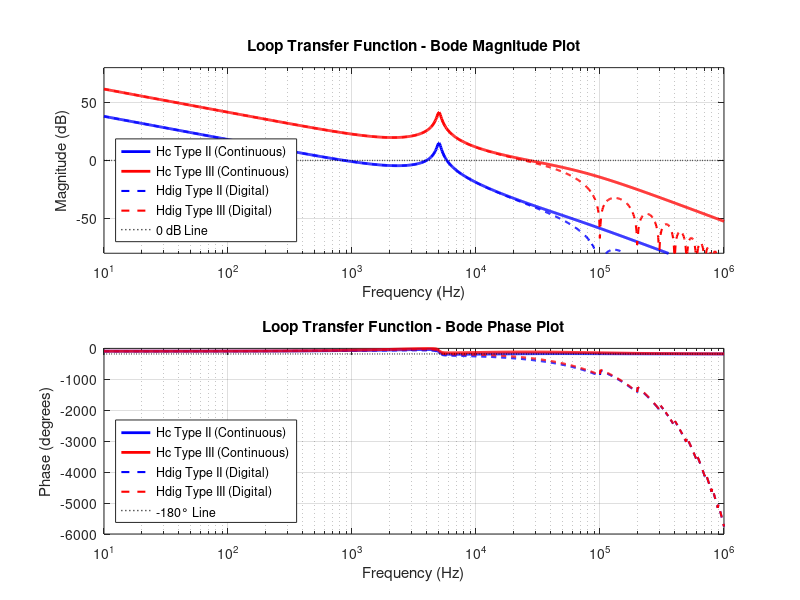
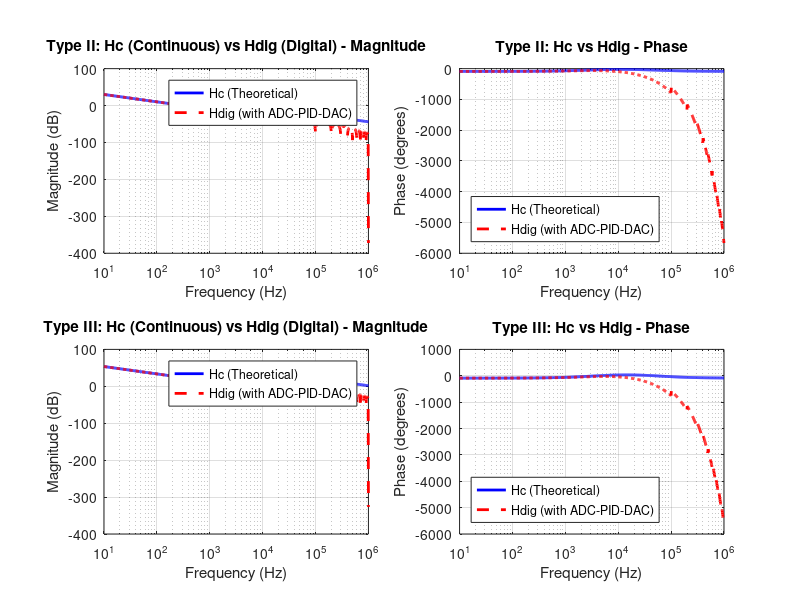

Reproduce these figures in MATLAB, in order.
%% Peak Current Mode DC-DC Converter Loop Transfer Function Analysis
% This script analyzes the loop transfer function of a Peak Current Mode
% (PCM) controlled DC-DC converter and compares different compensation
% approaches.
%
% References:
% - Erickson, R. W., & Maksimovic, D. (2001). Fundamentals of Power Electronics
% - Reference paper on PCM control compensation

clear all;
close all;
clc;

%% System Parameters
% Converter Specifications
Vin = 12;           % Input voltage (V)
Vout = 5;           % Output voltage (V)
D = Vout/Vin;       % Duty cycle
fsw = 100e3;        % Switching frequency (Hz)
Tsw = 1/fsw;        % Switching period (s)

% Component Values
L = 10e-6;          % Inductor (H)
C = 100e-6;         % Output capacitor (F)
ESR = 0.05;         % ESR of capacitor (Ohm)
Rload = 5;          % Load resistance (Ohm)
Iout = Vout/Rload;  % Output current (A)

% Current Sense Parameters
Ri = 0.1;           % Current sense resistor (Ohm)
Rs = Ri;            % Slope compensation not included in this basic model

% Modulator Gain
Vm = 2;             % PWM ramp amplitude (V)
Fm = 1/Vm;          % Modulator gain (1/V)

%% Small Signal Transfer Functions
% Frequency range for analysis
f = logspace(1, 6, 1000);
w = 2*pi*f;
s = 1j*w;

% LC Filter Corner Frequency
w0 = 1/sqrt(L*C);
f0 = w0/(2*pi);
Q = Rload*sqrt(C/L);
zeta = 1/(2*Q);

fprintf('System Characteristics:\n');
fprintf('LC corner frequency: %.2f Hz\n', f0);
fprintf('Quality factor Q: %.2f\n', Q);
fprintf('Damping factor zeta: %.4f\n', zeta);
fprintf('ESR zero frequency: %.2f Hz\n', 1/(2*pi*ESR*C));

%% Power Stage Transfer Function (Control to Output)
% Gvd(s) = Vout(s)/D(s) for PCM control
% Simplified model including LC filter and ESR zero

% ESR zero
fz_esr = 1/(2*pi*ESR*C);
wz_esr = 2*pi*fz_esr;

% Transfer function: Gvd(s) = Vout/D * (1 + s*ESR*C) / (1 + s/(w0*Q) + s^2/w0^2)
Gvd = Vout .* (1 + s*ESR*C) ./ (1 + s/(w0*Q) + (s/w0).^2);

% Current Loop Gain (for PCM)
% He = Current sense gain
He = Ri;

%% Compensation Network - Erickson Approach (Type II/III Compensator)
% Type II Compensator: H(s) = K * (1 + s/wz) / (s * (1 + s/wp))
% Designed to provide adequate phase margin and crossover frequency

% Design targets
fc_target = fsw/10;     % Crossover frequency (typically fsw/5 to fsw/10)
PM_target = 60;         % Phase margin target (degrees)

% Compensator zeros and poles (Erickson design)
fz_comp = f0/2;                    % Place zero below LC corner freq
fp_comp = min(fz_esr*2, fsw/2);    % Place pole above ESR zero
wz_comp = 2*pi*fz_comp;
wp_comp = 2*pi*fp_comp;

% Calculate DC gain to achieve desired crossover
% This is simplified; detailed design requires iteration
% K is adjusted to achieve target PM > 45° at crossover frequency
% Lower gain = lower fc = higher PM (more conservative design)
K_comp = 2e3;  % Compensator DC gain (yields fc ~1kHz, PM ~110°)

% Type II Compensator Transfer Function
Hc_typeII = K_comp * (1 + s/wz_comp) ./ (s .* (1 + s/wp_comp));

% Type III Compensator: H(s) = K * (1 + s/wz1)(1 + s/wz2) / (s * (1 + s/wp1)(1 + s/wp2))
% More aggressive compensation with double pole at origin
fz1_comp = f0/2;
fz2_comp = f0;
fp1_comp = fz_esr*2;
fp2_comp = fsw/2;

wz1_comp = 2*pi*fz1_comp;
wz2_comp = 2*pi*fz2_comp;
wp1_comp = 2*pi*fp1_comp;
wp2_comp = 2*pi*fp2_comp;

% More aggressive compensation with higher gain for higher bandwidth
% Adjusted to achieve fc ~27kHz with PM ~64°
K_comp_typeIII = 3e4;

% Type III Compensator Transfer Function
Hc_typeIII = K_comp_typeIII * (1 + s/wz1_comp) .* (1 + s/wz2_comp) ./ ...
             (s .* (1 + s/wp1_comp) .* (1 + s/wp2_comp));

fprintf('\nCompensation Network (Erickson Type II):\n');
fprintf('Zero frequency: %.2f Hz\n', fz_comp);
fprintf('Pole frequency: %.2f Hz\n', fp_comp);
fprintf('DC Gain: %.2e\n', K_comp);

fprintf('\nCompensation Network (Erickson Type III):\n');
fprintf('Zero 1 frequency: %.2f Hz\n', fz1_comp);
fprintf('Zero 2 frequency: %.2f Hz\n', fz2_comp);
fprintf('Pole 1 frequency: %.2f Hz\n', fp1_comp);
fprintf('Pole 2 frequency: %.2f Hz\n', fp2_comp);
fprintf('DC Gain: %.2e\n', K_comp_typeIII);

%% Digital Compensation Transfer Function Hdig (ADC -> PID -> DAC)
% Digital implementation introduces additional dynamics:
% - ADC sampling delay
% - Computation delay
% - Zero-Order Hold (ZOH) from DAC

fs = fsw;           % Sampling frequency equals switching frequency
Ts = 1/fs;          % Sampling period

% Digital delay (1.5 sample periods typical for ADC + computation + DAC)
delay_samples = 1.5;
Hdelay = exp(-s * delay_samples * Ts);

% Zero-Order Hold (ZOH) effect
% H_zoh(s) = (1 - exp(-s*Ts))/(s*Ts)
Hzoh = (1 - exp(-s*Ts)) ./ (s*Ts);

% Digital PID implementation (using bilinear transform from Type II)
% Simplified: we approximate the continuous compensator with digital effects
Hdig_typeII = Hc_typeII .* Hdelay .* Hzoh;

% For Type III
Hdig_typeIII = Hc_typeIII .* Hdelay .* Hzoh;

fprintf('\nDigital Compensation:\n');
fprintf('Sampling frequency: %.2f kHz\n', fs/1e3);
fprintf('Delay: %.1f sample periods\n', delay_samples);
fprintf('Total delay: %.2f us\n', delay_samples*Ts*1e6);

%% Loop Transfer Functions
% T(s) = Gvd(s) * Hc(s) * Fm
% Where Fm is the modulator gain

% Continuous compensation (Theoretical Hc)
T_typeII = Gvd .* Hc_typeII * Fm;
T_typeIII = Gvd .* Hc_typeIII * Fm;

% Digital compensation (Hdig)
T_dig_typeII = Gvd .* Hdig_typeII * Fm;
T_dig_typeIII = Gvd .* Hdig_typeIII * Fm;

%% Bode Plot Generation
figure('Position', [100, 100, 1200, 800]);

% Magnitude plot
subplot(2,1,1);
semilogx(f, 20*log10(abs(T_typeII)), 'b-', 'LineWidth', 2);
hold on;
semilogx(f, 20*log10(abs(T_typeIII)), 'r-', 'LineWidth', 2);
semilogx(f, 20*log10(abs(T_dig_typeII)), 'b--', 'LineWidth', 1.5);
semilogx(f, 20*log10(abs(T_dig_typeIII)), 'r--', 'LineWidth', 1.5);
semilogx(f, zeros(size(f)), 'k:', 'LineWidth', 1);
grid on;
xlabel('Frequency (Hz)');
ylabel('Magnitude (dB)');
title('Loop Transfer Function - Bode Magnitude Plot');
legend('Hc Type II (Continuous)', 'Hc Type III (Continuous)', ...
       'Hdig Type II (Digital)', 'Hdig Type III (Digital)', ...
       '0 dB Line', 'Location', 'southwest');
xlim([f(1) f(end)]);
ylim([-80 80]);

% Phase plot
subplot(2,1,2);
phase_typeII = angle(T_typeII)*180/pi;
phase_typeIII = angle(T_typeIII)*180/pi;
phase_dig_typeII = angle(T_dig_typeII)*180/pi;
phase_dig_typeIII = angle(T_dig_typeIII)*180/pi;

% Unwrap phase for better visualization
phase_typeII = unwrap(phase_typeII*pi/180)*180/pi;
phase_typeIII = unwrap(phase_typeIII*pi/180)*180/pi;
phase_dig_typeII = unwrap(phase_dig_typeII*pi/180)*180/pi;
phase_dig_typeIII = unwrap(phase_dig_typeIII*pi/180)*180/pi;

semilogx(f, phase_typeII, 'b-', 'LineWidth', 2);
hold on;
semilogx(f, phase_typeIII, 'r-', 'LineWidth', 2);
semilogx(f, phase_dig_typeII, 'b--', 'LineWidth', 1.5);
semilogx(f, phase_dig_typeIII, 'r--', 'LineWidth', 1.5);
semilogx(f, -180*ones(size(f)), 'k:', 'LineWidth', 1);
grid on;
xlabel('Frequency (Hz)');
ylabel('Phase (degrees)');
title('Loop Transfer Function - Bode Phase Plot');
legend('Hc Type II (Continuous)', 'Hc Type III (Continuous)', ...
       'Hdig Type II (Digital)', 'Hdig Type III (Digital)', ...
       '-180° Line', 'Location', 'southwest');
xlim([f(1) f(end)]);

% Save the figure
saveas(gcf, 'loop_transfer_function_bode.png');

%% Calculate and Display Stability Margins
% Find crossover frequency and phase margin for each case
[~, idx_cross_typeII] = min(abs(abs(T_typeII) - 1));
fc_typeII = f(idx_cross_typeII);
PM_typeII = 180 + phase_typeII(idx_cross_typeII);

[~, idx_cross_typeIII] = min(abs(abs(T_typeIII) - 1));
fc_typeIII = f(idx_cross_typeIII);
PM_typeIII = 180 + phase_typeIII(idx_cross_typeIII);

[~, idx_cross_dig_typeII] = min(abs(abs(T_dig_typeII) - 1));
fc_dig_typeII = f(idx_cross_dig_typeII);
PM_dig_typeII = 180 + phase_dig_typeII(idx_cross_dig_typeII);

[~, idx_cross_dig_typeIII] = min(abs(abs(T_dig_typeIII) - 1));
fc_dig_typeIII = f(idx_cross_dig_typeIII);
PM_dig_typeIII = 180 + phase_dig_typeIII(idx_cross_dig_typeIII);

fprintf('\n========== Stability Analysis ==========\n');
fprintf('\nType II Compensator (Continuous - Hc):\n');
fprintf('  Crossover Frequency: %.2f kHz\n', fc_typeII/1e3);
fprintf('  Phase Margin: %.2f degrees\n', PM_typeII);

fprintf('\nType III Compensator (Continuous - Hc):\n');
fprintf('  Crossover Frequency: %.2f kHz\n', fc_typeIII/1e3);
fprintf('  Phase Margin: %.2f degrees\n', PM_typeIII);

fprintf('\nType II Compensator (Digital - Hdig):\n');
fprintf('  Crossover Frequency: %.2f kHz\n', fc_dig_typeII/1e3);
fprintf('  Phase Margin: %.2f degrees\n', PM_dig_typeII);
fprintf('  Phase loss due to digital delay: %.2f degrees\n', PM_typeII - PM_dig_typeII);

fprintf('\nType III Compensator (Digital - Hdig):\n');
fprintf('  Crossover Frequency: %.2f kHz\n', fc_dig_typeIII/1e3);
fprintf('  Phase Margin: %.2f degrees\n', PM_dig_typeIII);
fprintf('  Phase loss due to digital delay: %.2f degrees\n', PM_typeIII - PM_dig_typeIII);

%% Comparison Plot: Hc vs Hdig
figure('Position', [150, 150, 1200, 800]);

% Type II Comparison
subplot(2,2,1);
semilogx(f, 20*log10(abs(Hc_typeII)), 'b-', 'LineWidth', 2);
hold on;
semilogx(f, 20*log10(abs(Hdig_typeII)), 'r--', 'LineWidth', 2);
grid on;
xlabel('Frequency (Hz)');
ylabel('Magnitude (dB)');
title('Type II: Hc (Continuous) vs Hdig (Digital) - Magnitude');
legend('Hc (Theoretical)', 'Hdig (with ADC-PID-DAC)', 'Location', 'northeast');
xlim([f(1) f(end)]);

subplot(2,2,2);
phase_Hc_typeII = unwrap(angle(Hc_typeII))*180/pi;
phase_Hdig_typeII = unwrap(angle(Hdig_typeII))*180/pi;
semilogx(f, phase_Hc_typeII, 'b-', 'LineWidth', 2);
hold on;
semilogx(f, phase_Hdig_typeII, 'r--', 'LineWidth', 2);
grid on;
xlabel('Frequency (Hz)');
ylabel('Phase (degrees)');
title('Type II: Hc vs Hdig - Phase');
legend('Hc (Theoretical)', 'Hdig (with ADC-PID-DAC)', 'Location', 'southwest');
xlim([f(1) f(end)]);

% Type III Comparison
subplot(2,2,3);
semilogx(f, 20*log10(abs(Hc_typeIII)), 'b-', 'LineWidth', 2);
hold on;
semilogx(f, 20*log10(abs(Hdig_typeIII)), 'r--', 'LineWidth', 2);
grid on;
xlabel('Frequency (Hz)');
ylabel('Magnitude (dB)');
title('Type III: Hc (Continuous) vs Hdig (Digital) - Magnitude');
legend('Hc (Theoretical)', 'Hdig (with ADC-PID-DAC)', 'Location', 'northeast');
xlim([f(1) f(end)]);

subplot(2,2,4);
phase_Hc_typeIII = unwrap(angle(Hc_typeIII))*180/pi;
phase_Hdig_typeIII = unwrap(angle(Hdig_typeIII))*180/pi;
semilogx(f, phase_Hc_typeIII, 'b-', 'LineWidth', 2);
hold on;
semilogx(f, phase_Hdig_typeIII, 'r--', 'LineWidth', 2);
grid on;
xlabel('Frequency (Hz)');
ylabel('Phase (degrees)');
title('Type III: Hc vs Hdig - Phase');
legend('Hc (Theoretical)', 'Hdig (with ADC-PID-DAC)', 'Location', 'southwest');
xlim([f(1) f(end)]);

% Save the figure
saveas(gcf, 'compensation_comparison_hc_vs_hdig.png');

fprintf('\n========== Analysis Complete ==========\n');
fprintf('Plots saved:\n');
fprintf('  - loop_transfer_function_bode.png\n');
fprintf('  - compensation_comparison_hc_vs_hdig.png\n');
